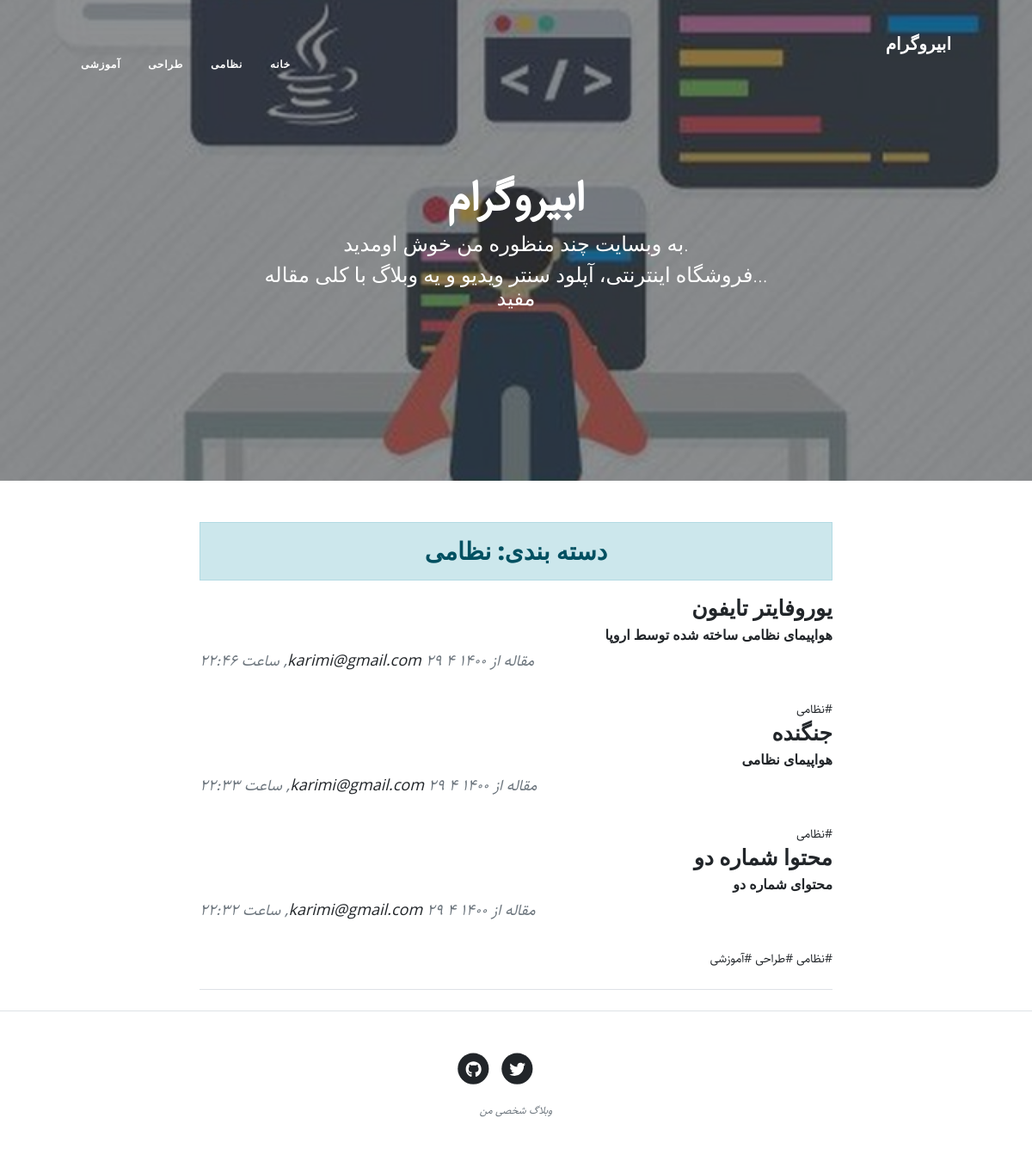
Page /blog/category/nthm on the committed database.
### blog/models.py (models this page shows, shortened)
class Categoty(models.Model):
    parent = models.ForeignKey('self',default=None,null=True,blank=True,on_delete=models.SET_NULL,related_name='child',verbose_name='عبارت زیر دسته')
    name = models.CharField(max_length=20, verbose_name="نام")
    slug = models.SlugField(unique=True, max_length=100, verbose_name="لینک کوتاه")
    status = models.BooleanField(default=True, verbose_name="آیا نمایش داده شود")
    position = models.IntegerField(verbose_name='پوزیشن')
    class Meta:
        verbose_name = "دسته بندی"
        verbose_name_plural = "دسته بندی ها"
        ordering = ['parent__id','position' ]

class Post(models.Model):
    STATUS_CHOICES = (
        ('draft', 'در حال انتظار'),
        ('published', 'منتشر شده'),
    )
    name = models.CharField(max_length=50, verbose_name="نام")
    slug = models.SlugField(unique=True, max_length=100, verbose_name="لینک کوتاه")
    category = models.ManyToManyField(Categoty, verbose_name="دسته بندی", related_name="posts")
    image = models.ImageField(upload_to='media', verbose_name="تصویر")
    subtitle = models.CharField(max_length=800, verbose_name="توضیحات")
    author = models.ForeignKey(CustomUser, on_delete=models.CASCADE, related_name='blog_post', verbose_name="نویسنده")
    body = models.TextField(verbose_name="متن اصلی")
    publish = models.DateTimeField(default=timezone.now, verbose_name="تاریخ انتشار")
    created = models.DateTimeField(auto_now_add=True, verbose_name="تاریخ ایجاد")
    updated = models.DateTimeField(auto_now=True, verbose_name="تاریخ بروزرسانی")
    status = models.CharField(max_length=25, choices=STATUS_CHOICES, default='draft', verbose_name="وضعیت انتشار")
    objects = PostManage()
    class Meta:
        verbose_name = "مقاله"
        verbose_name_plural = "مقالات"
        ordering = ('-publish',)
    def jpublish(self):
        return jalali_converter(self.publish)
    jpublish.shor_description = "زمان انتشار"
    def category_published(self):
        return self.category.filter(status=True)

### login/models.py (models this page shows)
class CustomUser(AbstractUser):
    username = None
    email = models.EmailField(_('email address'), unique=True)
    USERNAME_FIELD = 'email'
    REQUIRED_FIELDS = []
    objects = UserManager()
    def __str__(self):
        return self.email

### blog/views.py (the view)
# urls.py: path('category/<slug:slug>',views.category,name='category'),
def category(request, slug,page=1):
    category = get_object_or_404(Categoty, slug=slug, status=True)
    post_list = category.posts.published()
    paginator = Paginator(post_list, 3)
    post = paginator.get_page(page)
    return render(request, "blog/category.html", {"category": category,'post':post})

### blog/models.py (called while the page is built)
    def published(self):
        return self.filter(status='published')

### blog/templatetags/base_tags.py (called while the page is built)
@register.simple_tag
def title():
    return "ابیروگرام"

@register.inclusion_tag("blog/partials/category_navbar.html")
def category_navbar():
    return {
        "categoris" : Categoty.objects.filter(status=True)
    }

### extensions/jalali.py (called while the page is built)
    def persian_tuple(self):
        return self.persian_year, self.persian_month, self.persian_day

### extensions/utils.py (called while the page is built)
def persian_numbers_converter(mystr):
    numbers = {
        "0": "۰",
        "1": "۱",
        "2": "۲",
        "3": "۳",
        "4": "۴",
        "5": "۵",
        "6": "۶",
        "7": "۷",
        "8": "۸",
        "9": "۹",
    }
    for e, p in numbers.items():
        mystr = mystr.replace(e, p)
    return mystr

def jalali_converter(time):
    jmonths = ["فروردین","اردیبهشت","خرداد","تیر","مرداد","شهریور","مهر","آبان","آذر","دی","بهمن", "اسفند"]
    time = timezone.localtime(time)
    time_to_str = "{},{},{}".format(time.year,time.month,time.day)
    time_to_tuple = jalali.Gregorian(time_to_str).persian_tuple()
    time_to_list = list(time_to_tuple)
    for index, moth in enumerate(jmonths):
        if  time_to_list[1] == index + 1:
            time_to_list[1] = moth
            break
    output = "{} {} {}, ساعت {}:{}".format(
        time_to_tuple [2],
        time_to_tuple [1],
        time_to_tuple [0],
        time.hour,
        time.minute,
    )
    return persian_numbers_converter(output)

### templates/blog/category.html (shortened to what this page needs)
{% extends 'blog/base.html' %}
{% load static %}
        {% block main %}
             <header class="masthead" style="background-image: url({% static 'blog/assets/img/IMG_20180616_003349_664.jpg'%})">
            <div class="container position-relative px-4 px-lg-5">
                <div class="row gx-4 gx-lg-5 justify-content-center">
                    <div class="col-md-10 col-lg-8 col-xl-7">
                        <div class="site-heading">
                            <h1>ابیروگرام</h1>
                            <span class="subheading">.به وبسایت چند منظوره من خوش اومدید</span>
                            <span class="subheading">...فروشگاه اینترنتی، آپلود سنتر ویدیو و یه وبلاگ با کلی مقاله مفید</span>
                        </div>
                    </div>
                </div>
            </div>
        </header>
        <div class="container">
            <div class="row">
                <div class="col-md-10 col-lg-8 mx-auto">
                <h3 class="alert alert-primary text-center">  دسته بندی: {{ category.name }} </h3>
                   {% for post in post %}
                        <div class="post-preview">
                        <a href="post_detail.html">
                            <h2 class="post-title"><a href="{{ post.get_absolute_url }}">{{ post.name }}</a></h2>
                            <h3 class="post-subtitle">{{ post.subtitle | truncatewords:20 }}</h3>
                        </a>
                        <p class="post-meta">
                            مقاله از
                            <a href="">{{ post.author }}</a>
                            {{ post.jpublish }}
                        </p>
                        <div>
                            {% for categoris in post.category_published.all %}
                                <a href="#">#{{ categoris.name }}</a>
                            {% endfor %}
                        </div>
                    </div>
                    {% endfor %}
                    <hr class="my-4" />
                </div>
            </div>
        </div>
        {% endblock %}

### templates/blog/base.html (shortened to what this page needs)
{% load static %}
{% load base_tags %}
<!DOCTYPE html>
<html lang="en">
    <head>
        <link href="{% static 'blog/css/styles.css' %} " rel="stylesheet" />
        <link href="{% static 'blog/css/rtl.css' %} " rel="stylesheet" />
    </head>
    <body>
        <nav class="navbar navbar-expand-lg navbar-light" id="mainNav">
            <div class="container px-4 px-lg-5">
                <a class="navbar-brand" href="{% url 'blog:post_list' %}">{% title %}</a>
               {% category_navbar %}
            </div>
        </nav>
       {% block main %}
        {% endblock %}
        <footer class="border-top">
            <div class="container px-4 px-lg-5">
                <div class="row gx-4 gx-lg-5 justify-content-center">
                    <div class="col-md-10 col-lg-8 col-xl-7">
                        <ul class="list-inline text-center">
                            <li class="list-inline-item">
                                <a href="#!">
                                    <span class="fa-stack fa-lg">
                                        <i class="fas fa-circle fa-stack-2x"></i>
                                        <i class="fab fa-twitter fa-stack-1x fa-inverse"></i>
                                    </span>
                                </a>
                            </li>
                            <li class="list-inline-item">
                                <a href="#!">
                                    <span class="fa-stack fa-lg">
                                        <i class="fas fa-circle fa-stack-2x"></i>
                                        <i class="fab fa-github fa-stack-1x fa-inverse"></i>
                                    </span>
                                </a>
                            </li>
                        </ul>
                        <div class="small text-center text-muted fst-italic">وبلاگ شخصی من </div>
                    </div>
                </div>
            </div>
        </footer>
    </body>
</html>

### templates/blog/partials/category_navbar.html (shortened to what this page needs)
<div class="collapse navbar-collapse nav" id="navbarResponsive">
    <ul class="navbar-nav ms-auto py-4 py-lg-0">
        <li class="nav-item"><a class="nav-link px-lg-3 py-3 py-lg-4" href="{% url 'blog:post_list' %}">خانه</a></li>
        {% for categoris in categoris %}
            {% if categoris.parent == None %}
                <li class="nav-item">
                    <a class="nav-link px-lg-3 py-3 py-lg-4" href="{% url 'blog:category' categoris.slug %}">
                        {{ categoris.name }}
                    </a>
                </li>
            {% endif %}
        {% endfor %}
    </ul>
</div>

### static/blog/css/rtl.css (style rules this page uses)
body { direction: rtl; text-align: right; font-family: "Sahel", serif; font-size: 14px; }
.navbar-nav { margin-left: initial !important; margin-right: auto; }
.post-meta { text-align: left; font-size: 12px; }
header.masthead .site-heading h1 { font-family: Sahel, serif; font-size:50px ; }
.post-title { font-size: 25px !important; }
.post-subtitle { font-size: 16px; }
.nav ul { padding-right: 0; }
.nav ul li { border-bottom: none; height: 86px; line-height: 86px; font-size: 14px; display: inline-block; float:left; margin: 0 auto; }
.nav ul li a { text-decoration: none; color:#000000; display: block; transition: .3s background-color; padding:0 24px; }
.nav a { border-bottom:none; }

### rows in the picture
Categoty: name "نظامی"
Categoty: name "طراحی"
Categoty: name "آموزشی"
Post: name "یوروفایتر تایفون", subtitle "هواپیمای نظامی ساخته شده توسط اروپا", author "karimi@gmail.com", jpublish "۲۹ ۴ ۱۴۰۰, ساعت ۲۲:۴۶"
Post: name "جنگنده", subtitle "هواپیمای نظامی", author "karimi@gmail.com", jpublish "۲۹ ۴ ۱۴۰۰, ساعت ۲۲:۳۳"
Post: name "محتوا شماره دو", subtitle "محتوای شماره دو", author "karimi@gmail.com", jpublish "۲۹ ۴ ۱۴۰۰, ساعت ۲۲:۳۲"
